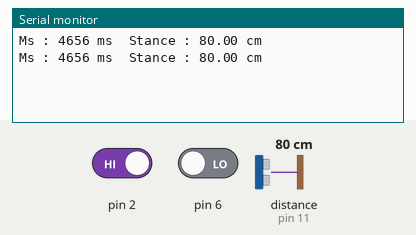
This sketch was run on a simulated Arduino Uno, built with avr-gcc and run on an emulated ATmega328P. Shown: the last lines printed to the serial monitor. The test bench sets the inputs (shaded band); at power-on: pin 2 HIGH, distance to the obstacle (sensor on pin 11) 80 cm, pin 6 LOW. The echo pulse lasts 58.3 µs per cm.

Above: at 1.2 s.
1.3 s: pin 2 driven LOW
5.4 s: distance to the obstacle (sensor on pin 11) set to 120 cm
At 5.5 s:
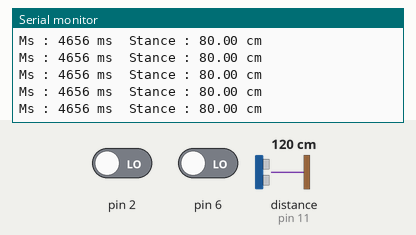
9.5 s: distance to the obstacle (sensor on pin 11) set to 2 cm
At 9.52 s:
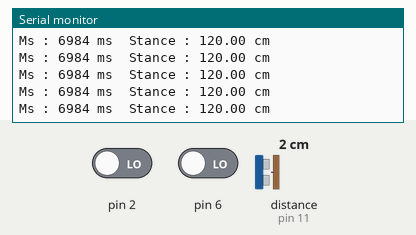
13.6 s: distance to the obstacle (sensor on pin 11) set to 4 cm
At 15.09 s:
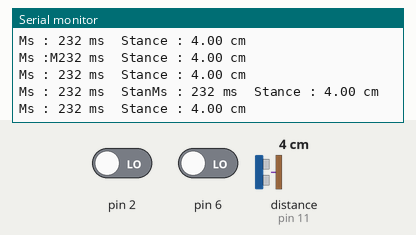
16.5 s: pin 2 driven HIGH
At 17.1 s:
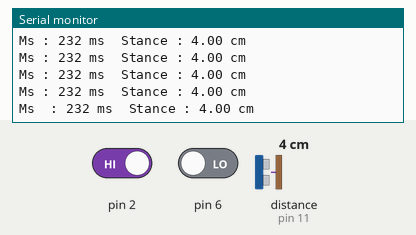
Timing chart, 0 to 19.0 s (numbered marks = the images above; inputs shaded):
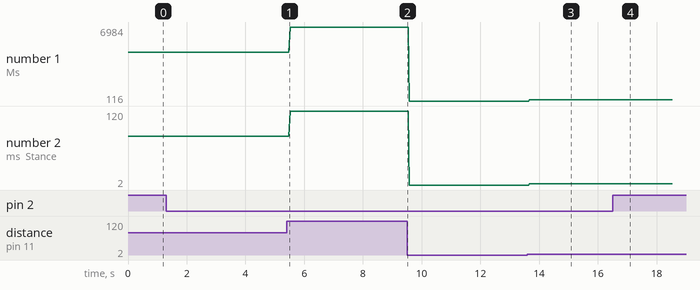

Measured:
- after the input at 13.6 s, the serial monitor: prints a new line after 0.07 s (image 3)
- after the input at 16.5 s, the serial monitor: prints a new line after 0.06 s (image 4)
- plotted number 1: 4656 → 6984 after the input at 5.4 s, 6984 → 116 after the input at 9.5 s, 116 → 232 after the input at 13.6 s
- plotted number 2: 80 → 120 after the input at 5.4 s, 120 → 2 after the input at 9.5 s, 2 → 4 after the input at 13.6 s

The sketch:

NoInterrupts.ino
```cpp
#include <Ultrasonic.h>

const byte Trig_pin = 12;
const byte Echo_pin =11;
Ultrasonic ultrasonic(Trig_pin,Echo_pin);
volatile float cmMsec;
volatile long microsec;
#define  interrupts() INT0();


void setup() {
  Serial.begin(9600);

  pinMode(6,INPUT);
  attachInterrupt(0, INT0,LOW);

}
void loop() {

  if(digitalRead(6)){
        noInterrupts();
        delay(1000);
  }
  else{
    interrupts();
    delay(1000);
  }
}

void INT0(){

        microsec = ultrasonic.Timing();
        cmMsec = ultrasonic.Ranging(CM);
        Serial.print("Ms : "); Serial.print(microsec);Serial.print(" ms  ");
        Serial.print("Stance : "); Serial.print(cmMsec); Serial.println(" cm");
}
```
